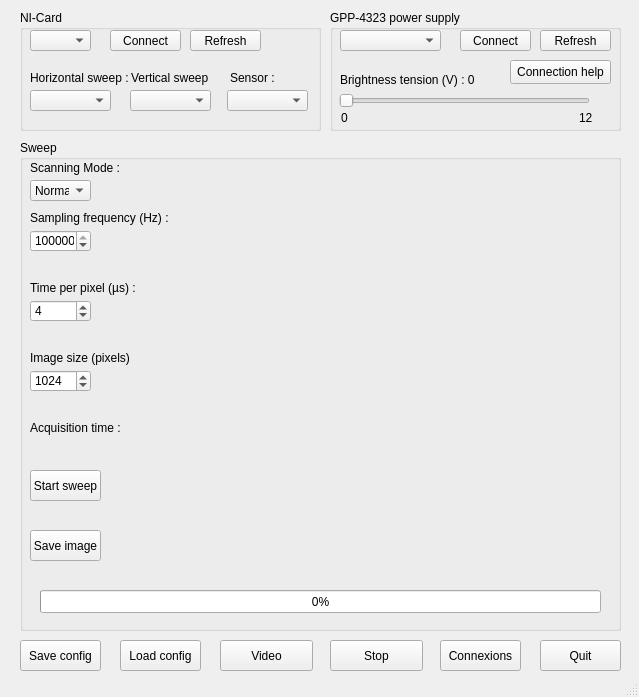
<?xml version="1.0" encoding="UTF-8"?>
<ui version="4.0">
 <class>MainWindow</class>
 <widget class="QMainWindow" name="MainWindow">
  <property name="geometry">
   <rect>
    <x>0</x>
    <y>0</y>
    <width>639</width>
    <height>697</height>
   </rect>
  </property>
  <property name="windowTitle">
   <string>MainWindow</string>
  </property>
  <widget class="QWidget" name="centralwidget">
   <widget class="QGroupBox" name="groupBox">
    <property name="geometry">
     <rect>
      <x>20</x>
      <y>10</y>
      <width>301</width>
      <height>121</height>
     </rect>
    </property>
    <property name="autoFillBackground">
     <bool>false</bool>
    </property>
    <property name="title">
     <string>NI-Card</string>
    </property>
    <widget class="QPushButton" name="pushButton_connect_dev">
     <property name="geometry">
      <rect>
       <x>90</x>
       <y>20</y>
       <width>71</width>
       <height>21</height>
      </rect>
     </property>
     <property name="text">
      <string>Connect</string>
     </property>
    </widget>
    <widget class="QComboBox" name="comboBox_dev">
     <property name="geometry">
      <rect>
       <x>10</x>
       <y>20</y>
       <width>61</width>
       <height>21</height>
      </rect>
     </property>
    </widget>
    <widget class="QPushButton" name="pushButton_dev_refresh">
     <property name="geometry">
      <rect>
       <x>170</x>
       <y>20</y>
       <width>71</width>
       <height>21</height>
      </rect>
     </property>
     <property name="text">
      <string>Refresh</string>
     </property>
    </widget>
    <widget class="QComboBox" name="comboBox_vs">
     <property name="geometry">
      <rect>
       <x>110</x>
       <y>80</y>
       <width>81</width>
       <height>21</height>
      </rect>
     </property>
    </widget>
    <widget class="QLabel" name="label">
     <property name="geometry">
      <rect>
       <x>10</x>
       <y>60</y>
       <width>101</width>
       <height>16</height>
      </rect>
     </property>
     <property name="text">
      <string>Horizontal sweep :</string>
     </property>
    </widget>
    <widget class="QLabel" name="label_3">
     <property name="geometry">
      <rect>
       <x>111</x>
       <y>60</y>
       <width>80</width>
       <height>16</height>
      </rect>
     </property>
     <property name="text">
      <string>Vertical sweep :</string>
     </property>
    </widget>
    <widget class="QComboBox" name="comboBox_hs">
     <property name="geometry">
      <rect>
       <x>10</x>
       <y>80</y>
       <width>81</width>
       <height>21</height>
      </rect>
     </property>
    </widget>
    <widget class="QComboBox" name="comboBox_sensor">
     <property name="geometry">
      <rect>
       <x>207</x>
       <y>80</y>
       <width>81</width>
       <height>21</height>
      </rect>
     </property>
    </widget>
    <widget class="QLabel" name="label_4">
     <property name="geometry">
      <rect>
       <x>210</x>
       <y>60</y>
       <width>80</width>
       <height>16</height>
      </rect>
     </property>
     <property name="text">
      <string>Sensor :</string>
     </property>
    </widget>
   </widget>
   <widget class="QPushButton" name="pushButton_quit">
    <property name="geometry">
     <rect>
      <x>540</x>
      <y>640</y>
      <width>81</width>
      <height>31</height>
     </rect>
    </property>
    <property name="font">
     <font>
      <family>MS Shell Dlg 2</family>
      <weight>50</weight>
      <bold>false</bold>
     </font>
    </property>
    <property name="text">
     <string>Quit</string>
    </property>
   </widget>
   <widget class="QGroupBox" name="groupBox_4">
    <property name="geometry">
     <rect>
      <x>330</x>
      <y>10</y>
      <width>291</width>
      <height>121</height>
     </rect>
    </property>
    <property name="autoFillBackground">
     <bool>false</bool>
    </property>
    <property name="title">
     <string>GPP-4323 power supply</string>
    </property>
    <widget class="QPushButton" name="pushButton_connect_gpp_4323">
     <property name="geometry">
      <rect>
       <x>130</x>
       <y>20</y>
       <width>71</width>
       <height>21</height>
      </rect>
     </property>
     <property name="text">
      <string>Connect</string>
     </property>
    </widget>
    <widget class="QComboBox" name="comboBox_gpp_4323">
     <property name="geometry">
      <rect>
       <x>10</x>
       <y>20</y>
       <width>101</width>
       <height>21</height>
      </rect>
     </property>
    </widget>
    <widget class="QPushButton" name="pushButton_gpp_4323_refresh">
     <property name="geometry">
      <rect>
       <x>210</x>
       <y>20</y>
       <width>71</width>
       <height>21</height>
      </rect>
     </property>
     <property name="text">
      <string>Refresh</string>
     </property>
    </widget>
    <widget class="QPushButton" name="pushButton_connect_gpp_4323_help">
     <property name="geometry">
      <rect>
       <x>180</x>
       <y>50</y>
       <width>101</width>
       <height>24</height>
      </rect>
     </property>
     <property name="text">
      <string>Connection help</string>
     </property>
    </widget>
    <widget class="QLabel" name="label_current_brightness">
     <property name="geometry">
      <rect>
       <x>10</x>
       <y>60</y>
       <width>171</width>
       <height>20</height>
      </rect>
     </property>
     <property name="text">
      <string>Brightness tension (V) : 0</string>
     </property>
    </widget>
    <widget class="QLabel" name="min_label_3">
     <property name="geometry">
      <rect>
       <x>11</x>
       <y>100</y>
       <width>20</width>
       <height>16</height>
      </rect>
     </property>
     <property name="text">
      <string>0</string>
     </property>
    </widget>
    <widget class="QLabel" name="max_label_3">
     <property name="geometry">
      <rect>
       <x>249</x>
       <y>100</y>
       <width>20</width>
       <height>16</height>
      </rect>
     </property>
     <property name="text">
      <string>12</string>
     </property>
    </widget>
    <widget class="QSlider" name="brightness_slider">
     <property name="enabled">
      <bool>false</bool>
     </property>
     <property name="geometry">
      <rect>
       <x>9</x>
       <y>80</y>
       <width>251</width>
       <height>22</height>
      </rect>
     </property>
     <property name="minimum">
      <number>0</number>
     </property>
     <property name="maximum">
      <number>12</number>
     </property>
     <property name="singleStep">
      <number>1</number>
     </property>
     <property name="value">
      <number>0</number>
     </property>
     <property name="orientation">
      <enum>Qt::Horizontal</enum>
     </property>
    </widget>
   </widget>
   <widget class="QGroupBox" name="groupBox_2">
    <property name="geometry">
     <rect>
      <x>20</x>
      <y>140</y>
      <width>601</width>
      <height>491</height>
     </rect>
    </property>
    <property name="title">
     <string>Sweep</string>
    </property>
    <widget class="QLabel" name="label_6">
     <property name="geometry">
      <rect>
       <x>10</x>
       <y>70</y>
       <width>141</width>
       <height>16</height>
      </rect>
     </property>
     <property name="text">
      <string>Sampling frequency (Hz) :</string>
     </property>
    </widget>
    <widget class="QSpinBox" name="spinBox_sampling_frequency">
     <property name="geometry">
      <rect>
       <x>10</x>
       <y>90</y>
       <width>61</width>
       <height>22</height>
      </rect>
     </property>
     <property name="minimum">
      <number>1</number>
     </property>
     <property name="maximum">
      <number>250000</number>
     </property>
     <property name="value">
      <number>250000</number>
     </property>
    </widget>
    <widget class="QLabel" name="label_7">
     <property name="geometry">
      <rect>
       <x>10</x>
       <y>140</y>
       <width>111</width>
       <height>16</height>
      </rect>
     </property>
     <property name="text">
      <string>Time per pixel (µs) :</string>
     </property>
    </widget>
    <widget class="QSpinBox" name="spinBox_time_per_pixel">
     <property name="geometry">
      <rect>
       <x>10</x>
       <y>160</y>
       <width>61</width>
       <height>22</height>
      </rect>
     </property>
     <property name="minimum">
      <number>1</number>
     </property>
     <property name="maximum">
      <number>40000</number>
     </property>
     <property name="singleStep">
      <number>1</number>
     </property>
     <property name="value">
      <number>4</number>
     </property>
     <property name="displayIntegerBase">
      <number>10</number>
     </property>
    </widget>
    <widget class="QLabel" name="label_8">
     <property name="geometry">
      <rect>
       <x>10</x>
       <y>210</y>
       <width>101</width>
       <height>16</height>
      </rect>
     </property>
     <property name="text">
      <string>Image size (pixels) :</string>
     </property>
    </widget>
    <widget class="QSpinBox" name="spinBox_image_size">
     <property name="geometry">
      <rect>
       <x>10</x>
       <y>230</y>
       <width>61</width>
       <height>22</height>
      </rect>
     </property>
     <property name="minimum">
      <number>10</number>
     </property>
     <property name="maximum">
      <number>2048</number>
     </property>
     <property name="value">
      <number>1024</number>
     </property>
    </widget>
    <widget class="QProgressBar" name="progressBar_sweep">
     <property name="geometry">
      <rect>
       <x>20</x>
       <y>450</y>
       <width>561</width>
       <height>23</height>
      </rect>
     </property>
     <property name="value">
      <number>0</number>
     </property>
    </widget>
    <widget class="QLabel" name="label_time">
     <property name="geometry">
      <rect>
       <x>10</x>
       <y>280</y>
       <width>161</width>
       <height>16</height>
      </rect>
     </property>
     <property name="text">
      <string>Acquisition time :</string>
     </property>
    </widget>
    <widget class="QPushButton" name="pushButton_sweep">
     <property name="geometry">
      <rect>
       <x>10</x>
       <y>330</y>
       <width>71</width>
       <height>31</height>
      </rect>
     </property>
     <property name="text">
      <string>Start sweep</string>
     </property>
    </widget>
    <widget class="QLabel" name="QPixmap_ui">
     <property name="geometry">
      <rect>
       <x>200</x>
       <y>30</y>
       <width>361</width>
       <height>351</height>
      </rect>
     </property>
     <property name="text">
      <string/>
     </property>
    </widget>
    <widget class="QPushButton" name="pushButton_save_image">
     <property name="geometry">
      <rect>
       <x>10</x>
       <y>390</y>
       <width>71</width>
       <height>31</height>
      </rect>
     </property>
     <property name="text">
      <string>Save image</string>
     </property>
    </widget>
    <widget class="QComboBox" name="comboBox_Scanning_Mode">
     <property name="geometry">
      <rect>
       <x>10</x>
       <y>40</y>
       <width>61</width>
       <height>21</height>
      </rect>
     </property>
     <property name="maxVisibleItems">
      <number>2</number>
     </property>
     <item>
      <property name="text">
       <string>Normal</string>
      </property>
     </item>
     <item>
      <property name="text">
       <string>Triangle</string>
      </property>
     </item>
    </widget>
    <widget class="QLabel" name="label_9">
     <property name="geometry">
      <rect>
       <x>10</x>
       <y>20</y>
       <width>141</width>
       <height>16</height>
      </rect>
     </property>
     <property name="text">
      <string>Scanning Mode :</string>
     </property>
    </widget>
   </widget>
   <widget class="QPushButton" name="pushButton_save_config">
    <property name="geometry">
     <rect>
      <x>20</x>
      <y>640</y>
      <width>81</width>
      <height>31</height>
     </rect>
    </property>
    <property name="font">
     <font>
      <family>MS Shell Dlg 2</family>
      <weight>50</weight>
      <bold>false</bold>
     </font>
    </property>
    <property name="text">
     <string>Save config</string>
    </property>
   </widget>
   <widget class="QPushButton" name="pushButton_load_config">
    <property name="geometry">
     <rect>
      <x>120</x>
      <y>640</y>
      <width>81</width>
      <height>31</height>
     </rect>
    </property>
    <property name="font">
     <font>
      <family>MS Shell Dlg 2</family>
      <weight>50</weight>
      <bold>false</bold>
     </font>
    </property>
    <property name="text">
     <string>Load config</string>
    </property>
   </widget>
   <widget class="QPushButton" name="pushButton_video">
    <property name="geometry">
     <rect>
      <x>220</x>
      <y>640</y>
      <width>93</width>
      <height>31</height>
     </rect>
    </property>
    <property name="text">
     <string>Video</string>
    </property>
   </widget>
   <widget class="QPushButton" name="pushButton_stopvideo">
    <property name="geometry">
     <rect>
      <x>330</x>
      <y>640</y>
      <width>93</width>
      <height>31</height>
     </rect>
    </property>
    <property name="text">
     <string>Stop</string>
    </property>
   </widget>
   <widget class="QPushButton" name="pushButton_connections">
    <property name="geometry">
     <rect>
      <x>440</x>
      <y>640</y>
      <width>81</width>
      <height>31</height>
     </rect>
    </property>
    <property name="font">
     <font>
      <family>MS Shell Dlg 2</family>
      <weight>50</weight>
      <bold>false</bold>
     </font>
    </property>
    <property name="text">
     <string>Connexions</string>
    </property>
   </widget>
  </widget>
  <widget class="QMenuBar" name="menubar">
   <property name="geometry">
    <rect>
     <x>0</x>
     <y>0</y>
     <width>639</width>
     <height>21</height>
    </rect>
   </property>
  </widget>
  <widget class="QStatusBar" name="statusbar"/>
 </widget>
 <resources/>
 <connections/>
</ui>
